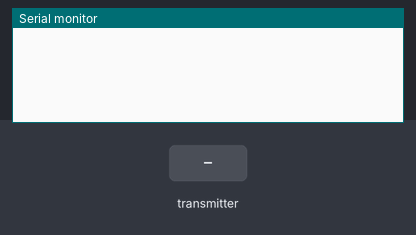
This sketch was run on a simulated ESP32. On the bench: the last lines printed to the serial monitor. The inputs (shaded band) are chosen by the test bench.

Above: at 1.2 s.
1.3 s: the transmitter starts sending batteryRelay = 0
At 1.66 s:
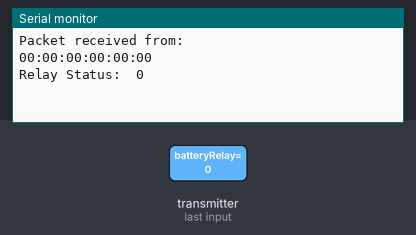
2.8 s: the transmitter starts sending batteryRelay = 1
At 3.16 s:
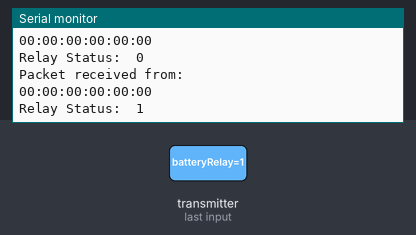

Measured:
- after the input at 1.3 s, the serial monitor: prints a new line after 0.05 s (image 1)
- after the input at 2.8 s, the serial monitor: prints a new line after 0.05 s (image 2)

The sketch:

ESP32__Receiver_Only.ino
```cpp
// (licence header left out)
#include <esp_now.h>
#include <WiFi.h>

// ACCESS POINT credentials
const char* ssidAP = "ESP32-Access-Point";
const char* passwordAP = "123456789";

int relay;

//Structure to send data
//Must match the receiver structure
typedef struct struct_message2 {
    int batteryRelay;
} struct_message2;

// Create a struct_message called incomingReadings2 to hold relay status.
struct_message2 remoteRelay;

esp_now_peer_info_t peerInfo;

// callback function that will be executed when data is received
void OnDataRecv(const uint8_t * mac_addr, const uint8_t *incomingData, int len) {
  // Copies the sender mac address to a string
  char macStr[18];
  Serial.print("\nPacket received from: ");
  snprintf(macStr, sizeof(macStr), "%02x:%02x:%02x:%02x:%02x:%02x",
           mac_addr[0], mac_addr[1], mac_addr[2], mac_addr[3], mac_addr[4], mac_addr[5]);
  Serial.println("");
  Serial.println(macStr);
  memcpy(&remoteRelay, incomingData, sizeof(remoteRelay));
  relay = remoteRelay.batteryRelay;
  Serial.print("\nRelay Status:  ");
  Serial.println(relay);

}

void setup() {
  //Initialize Serial Monitor
  Serial.begin(115200);

  //Set device as a Wi-Fi Station
  WiFi.mode(WIFI_AP_STA);
  WiFi.softAP(ssidAP,passwordAP,5);

  //Init ESP-NOW
  if (esp_now_init() != ESP_OK) {
    Serial.println("Error initializing ESP-NOW");
    return;
  }

  // Once ESPNow is successfully Init, we will register for recv CB to
  // get recv packer info
  esp_now_register_recv_cb(OnDataRecv);
}

void loop() {}
```
